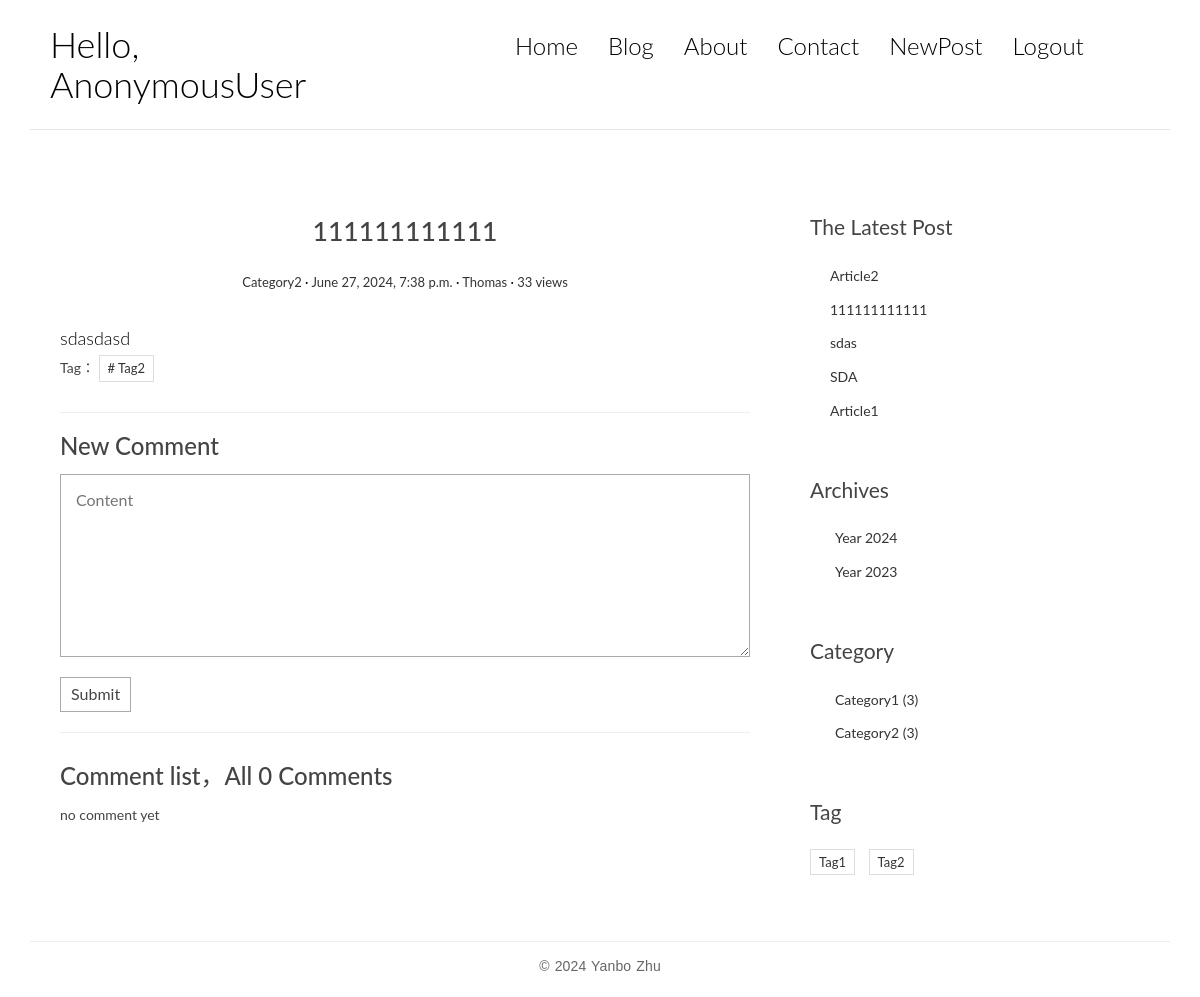
The page /blog/post/5/ on the database as committed earlier.
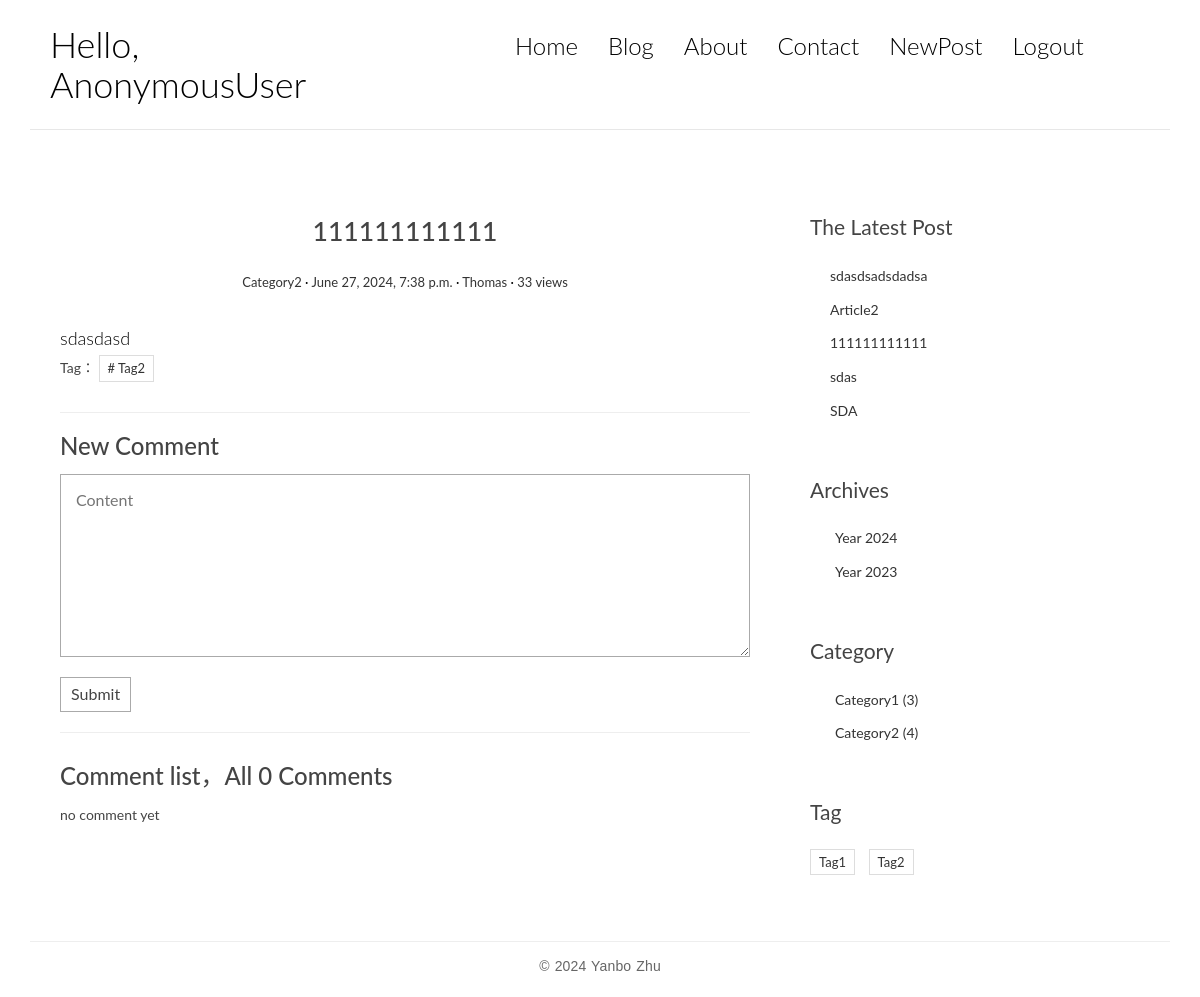
The same page on the database as committed later.
### blog_app/models.py (models this page shows, shortened)
class Tag(models.Model):
    name = models.CharField(max_length=100)
    class Meta:
        db_table = "tag"

class Post(models.Model):
    title = models.CharField(max_length=70)
    body = models.TextField()
    create_time = models.DateTimeField(default=datetime.now)
    modified_time = models.DateTimeField(default=datetime.now)
    excerpt = models.CharField(max_length=200, blank=True)
    views = models.PositiveIntegerField(default=0)  # how many times this post is viewed
    category = models.ForeignKey(Category, related_name='posts', on_delete=models.CASCADE)
    tags = models.ManyToManyField(Tag, related_name='posts', blank=True)
    author = models.ForeignKey(User, related_name='posts', on_delete=models.CASCADE, blank=True)
    def get_absolute_url(self):
        return reverse('blog_app:detail', kwargs={'pk': self.pk})
    def increase_views(self):
        self.views += 1
        self.save(update_fields=['views', ])
    def save(self, *args, **kwargs):
        if not self.excerpt:
            md = markdown.Markdown(extensions=[
                'markdown.extensions.extra',
                'markdown.extensions.codehilite',
            ])
            self.excerpt = strip_tags(md.convert(self.body))[:50]
        super(Post, self).save(*args, **kwargs)
    class Meta:
        db_table = "post"
        ordering = ['-create_time']

class Category(models.Model):
    name = models.CharField(max_length=100)
    def __str__(self):
        return self.name
    class Meta:
        db_table = "category"
        ordering =  ['-id']

### blog_app/views.py (the view)
# urls.py: re_path(r'^post/(?P<pk>[0-9]+)/$', views.PostDetailView.as_view(), name="detail"),
class PostDetailView(DetailView):
    model = Post
    template_name = 'blog_app/detail.html'
    context_object_name = 'post'
    def get(self, request, *args, **kwargs):
        response = super(PostDetailView, self).get(request, *args, **kwargs)
        self.object.increase_views()
        return response

### blog_app/templatetags/blog_tags.py (called while the page is built)
@register.simple_tag
def get_recent_posts(num=5):
    return Post.objects.all().order_by("-create_time")[:num]

@register.simple_tag
def archives():
    return Post.objects.dates('create_time', 'year', order='DESC')

@register.simple_tag
def get_all_category():
    return Category.objects.annotate(num_post=Count('posts')).filter(num_post__gt=0)

@register.simple_tag
def get_all_tag():
    return Tag.objects.annotate(num_post=Count('posts')).filter(num_post__gt=0)

### templates/blog_app/detail.html (shortened to what this page needs)
{% extends 'blog_app/blog_base.html' %}
{% block main %}
    <article class="post post-1">
        <header class="entry-header">
            <h1 class="entry-title">{{ post.title }}</h1>
            <div class="entry-meta">
                <span class="post-category"><a href="{% url 'blog_app:category' post.category.pk %}">{{ post.category }}</a></span>
                <span class="post-date"><a href=""><time class="entry-date"
                                                         datetime="2012-11-09T23:15:57+00:00">{{ post.create_time }}</time></a></span>
                <span class="post-author"><a href="">{{ post.author }}</a></span>
                <span class="views-count"><a href="">{{ post.views }} views</a></span>
            </div>
        </header>
        <div class="entry-content clearfix">
            {{ post.body|safe }}
        </div>
        <div class="widget-tag-cloud">
            <ul>
                Tag：
                {% for tag in post.tags.all %}
                    <li><a href="{% url 'blog_app:tags' tag.pk %}"># {{ tag.name }}</a></li>
                {% endfor %}
            </ul>
        </div>
    </article>
    <section class="comment-area" id="comment-area">
        <hr>
        <h3>New Comment</h3>
        <form action="{% url 'blog_comment:post_comment' post.pk %}" method="post" class="comment-form">
            <div class="row">
                <div class="col-md-12">
                    <textarea name="content" rows="3" placeholder="Content" required></textarea>
                </div>
                <div class="col-md-8">
                    <button type="submit" class="comment-btn">Submit</button>
                </div>
            </div>
        </form>
        <hr>
        <div class="comment-list-panel">
            <h3>Comment list，All <span>{{ post.comment_set.count }}</span> Comments</h3>
            <ul class="comment-list list-unstyled">
                {% for comment in post.comment_set.all%}
                    <li class="comment-item">
                        <span class="nickname">{{ comment.author }}</span>
                        <time class="submit-date">{{ comment.create_time }}</time>
                        <div class="text">{{ comment.content }}</div>
                    </li>
                {% empty %}
                    no comment yet
                {% endfor %}
            </ul>
        </div>
    </section>
{% endblock main %}

### templates/blog_app/blog_base.html (shortened to what this page needs)
{% extends 'blog_app/blog_base_basic.html' %}
{% load static %}
{% load blog_tags %}
{% block content %}
    <div class="content-body">
        <div class="container">
            <div class="row">
                <main class="col-md-8">
                    {% block main %}{% endblock main %}
                </main>
                <aside class="col-md-4">
                    <div class="widget widget-recent-posts">
                        <h3 class="widget-title">The Latest Post</h3>
                        {% get_recent_posts as recent_post_list %}
                        <ul>
                            {% for recent_post in recent_post_list %}
                                <li>
                                    <a href="{{ recent_post.get_absolute_url }}">{{ recent_post.title }}</a>
                                </li>
                            {% empty %}
                                empty！
                            {% endfor %}
                        </ul>
                    </div>
                    <div class="widget widget-archives">
                        <h3 class="widget-title">Archives</h3>
                        {% archives as date_list %}
                        <ul>
                            {% for date in date_list %}
                                <li>
                                    <a href="{% url 'blog_app:archives' date.year %}">Year {{ date.year }} </a>
                                </li>
                            {% empty %}
                                empty
                            {% endfor %}
                        </ul>
                    </div>
                    <div class="widget widget-category">
                        <h3 class="widget-title">Category</h3>
                        {% get_all_category as category_list %}
                        <ul>
                            {% for category in category_list %}
                                <li>
                                    <a href="{% url 'blog_app:category' category.pk %}">{{ category.name }}
                                        <span class="post-count">({{ category.num_post }})</span></a>
                                </li>
                            {% empty %}
                                empty！
                            {% endfor %}
                        </ul>
                    </div>
                    <div class="widget widget-tag-cloud">
                        <h3 class="widget-title">Tag</h3>
                        {% get_all_tag as tag_list %}
                        <ul>
                            {% for tag in tag_list %}
                                <li>
                                    <a href="{% url 'blog_app:tags' tag.pk %}">{{ tag.name }}</a>
                                </li>
                            {% empty %}
                                empty！
                            {% endfor %}
                        </ul>
                    </div>
                </aside>
            </div>
        </div>
    </div>
{% endblock content %}

Rows that differ between the two databases and show on the page:
no longer on this page (row edited): Post: title "Article1"
added Post: title "sdasdsadsdadsa"
computed for Category "Category2": num_post "3" → "4"
